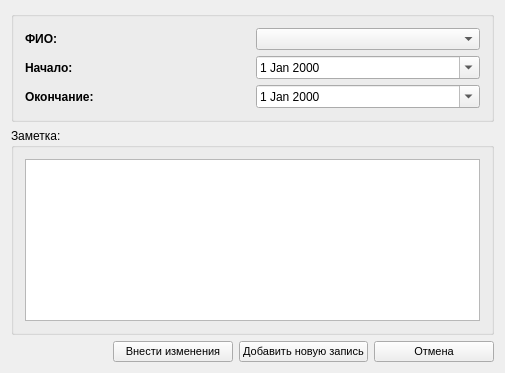
<?xml version="1.0" encoding="UTF-8"?>
<ui version="4.0">
 <class>ZNotesForm</class>
 <widget class="QWidget" name="ZNotesForm">
  <property name="geometry">
   <rect>
    <x>0</x>
    <y>0</y>
    <width>505</width>
    <height>373</height>
   </rect>
  </property>
  <property name="minimumSize">
   <size>
    <width>480</width>
    <height>250</height>
   </size>
  </property>
  <property name="windowTitle">
   <string>Добавление (изменение) заметки</string>
  </property>
  <property name="windowIcon">
   <iconset resource="../DSV.qrc">
    <normaloff>:/images/add.png</normaloff>:/images/add.png</iconset>
  </property>
  <property name="styleSheet">
   <string notr="true"/>
  </property>
  <layout class="QVBoxLayout" name="verticalLayout">
   <item>
    <widget class="QGroupBox" name="requiredBox">
     <property name="title">
      <string/>
     </property>
     <layout class="QGridLayout" name="gridLayout_2">
      <item row="0" column="0">
       <widget class="QLabel" name="nameText">
        <property name="font">
         <font>
          <weight>75</weight>
          <bold>true</bold>
         </font>
        </property>
        <property name="text">
         <string>ФИО:</string>
        </property>
       </widget>
      </item>
      <item row="2" column="0">
       <widget class="QLabel" name="lblSectionPlus">
        <property name="font">
         <font>
          <weight>75</weight>
          <bold>true</bold>
         </font>
        </property>
        <property name="text">
         <string>Начало:</string>
        </property>
       </widget>
      </item>
      <item row="3" column="0">
       <widget class="QLabel" name="lblSectionMinus">
        <property name="font">
         <font>
          <weight>75</weight>
          <bold>true</bold>
         </font>
        </property>
        <property name="text">
         <string>Окончание:</string>
        </property>
       </widget>
      </item>
      <item row="0" column="1">
       <widget class="QComboBox" name="cboFIO"/>
      </item>
      <item row="3" column="1">
       <widget class="QDateEdit" name="dateEnd">
        <property name="calendarPopup">
         <bool>true</bool>
        </property>
       </widget>
      </item>
      <item row="2" column="1">
       <widget class="QDateEdit" name="dateStart">
        <property name="calendarPopup">
         <bool>true</bool>
        </property>
       </widget>
      </item>
     </layout>
    </widget>
   </item>
   <item>
    <widget class="QGroupBox" name="pnlComment">
     <property name="title">
      <string>Заметка:</string>
     </property>
     <layout class="QGridLayout" name="gridLayout">
      <item row="0" column="0">
       <widget class="QTextEdit" name="txtComment"/>
      </item>
     </layout>
    </widget>
   </item>
   <item>
    <layout class="QHBoxLayout" name="horizontalLayout">
     <item>
      <spacer name="horizontalSpacer">
       <property name="orientation">
        <enum>Qt::Horizontal</enum>
       </property>
       <property name="sizeHint" stdset="0">
        <size>
         <width>40</width>
         <height>20</height>
        </size>
       </property>
      </spacer>
     </item>
     <item>
      <widget class="QPushButton" name="cmdSave">
       <property name="minimumSize">
        <size>
         <width>120</width>
         <height>0</height>
        </size>
       </property>
       <property name="font">
        <font>
         <family>MS Shell Dlg 2</family>
         <pointsize>8</pointsize>
        </font>
       </property>
       <property name="text">
        <string>Внести изменения</string>
       </property>
       <property name="icon">
        <iconset resource="../DSV.qrc">
         <normaloff>:/images/add.png</normaloff>:/images/add.png</iconset>
       </property>
       <property name="iconSize">
        <size>
         <width>24</width>
         <height>24</height>
        </size>
       </property>
      </widget>
     </item>
     <item>
      <widget class="QPushButton" name="cmdSaveNew">
       <property name="minimumSize">
        <size>
         <width>120</width>
         <height>0</height>
        </size>
       </property>
       <property name="font">
        <font>
         <family>MS Shell Dlg 2</family>
         <pointsize>8</pointsize>
        </font>
       </property>
       <property name="text">
        <string>Добавить новую запись</string>
       </property>
       <property name="icon">
        <iconset resource="../DSV.qrc">
         <normaloff>:/images/add.png</normaloff>:/images/add.png</iconset>
       </property>
       <property name="iconSize">
        <size>
         <width>24</width>
         <height>24</height>
        </size>
       </property>
      </widget>
     </item>
     <item>
      <widget class="QPushButton" name="cmdCancel">
       <property name="minimumSize">
        <size>
         <width>120</width>
         <height>0</height>
        </size>
       </property>
       <property name="font">
        <font>
         <family>MS Shell Dlg 2</family>
         <pointsize>8</pointsize>
        </font>
       </property>
       <property name="text">
        <string>Отмена</string>
       </property>
       <property name="icon">
        <iconset resource="../DSV.qrc">
         <normaloff>:/images/error.png</normaloff>:/images/error.png</iconset>
       </property>
       <property name="iconSize">
        <size>
         <width>24</width>
         <height>24</height>
        </size>
       </property>
      </widget>
     </item>
    </layout>
   </item>
  </layout>
 </widget>
 <layoutdefault spacing="6" margin="11"/>
 <resources>
  <include location="../DSV.qrc"/>
 </resources>
 <connections>
  <connection>
   <sender>cmdCancel</sender>
   <signal>clicked()</signal>
   <receiver>ZNotesForm</receiver>
   <slot>close()</slot>
   <hints>
    <hint type="sourcelabel">
     <x>423</x>
     <y>337</y>
    </hint>
    <hint type="destinationlabel">
     <x>246</x>
     <y>181</y>
    </hint>
   </hints>
  </connection>
 </connections>
</ui>
